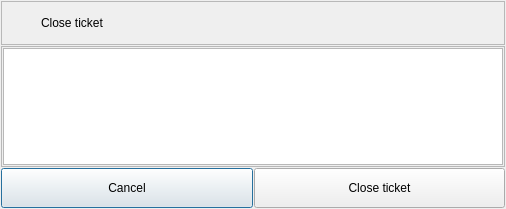
<?xml version="1.0" encoding="UTF-8"?>
<ui version="4.0">
 <class>Dialog</class>
 <widget class="QDialog" name="Dialog">
  <property name="geometry">
   <rect>
    <x>0</x>
    <y>0</y>
    <width>506</width>
    <height>209</height>
   </rect>
  </property>
  <property name="windowTitle">
   <string>Dialog</string>
  </property>
  <layout class="QVBoxLayout" name="verticalLayout">
   <property name="spacing">
    <number>1</number>
   </property>
   <property name="leftMargin">
    <number>1</number>
   </property>
   <property name="topMargin">
    <number>1</number>
   </property>
   <property name="rightMargin">
    <number>1</number>
   </property>
   <property name="bottomMargin">
    <number>1</number>
   </property>
   <item>
    <widget class="QFrame" name="frame_2">
     <property name="frameShape">
      <enum>QFrame::StyledPanel</enum>
     </property>
     <property name="frameShadow">
      <enum>QFrame::Raised</enum>
     </property>
     <layout class="QHBoxLayout" name="horizontalLayout_2">
      <item>
       <widget class="QLabel" name="ticket_icon_label">
        <property name="minimumSize">
         <size>
          <width>24</width>
          <height>24</height>
         </size>
        </property>
        <property name="maximumSize">
         <size>
          <width>24</width>
          <height>24</height>
         </size>
        </property>
        <property name="text">
         <string/>
        </property>
       </widget>
      </item>
      <item>
       <widget class="QLabel" name="label">
        <property name="text">
         <string>Close ticket</string>
        </property>
       </widget>
      </item>
     </layout>
    </widget>
   </item>
   <item>
    <widget class="QFrame" name="frame">
     <property name="sizePolicy">
      <sizepolicy hsizetype="Preferred" vsizetype="Expanding">
       <horstretch>0</horstretch>
       <verstretch>0</verstretch>
      </sizepolicy>
     </property>
     <property name="frameShape">
      <enum>QFrame::StyledPanel</enum>
     </property>
     <property name="frameShadow">
      <enum>QFrame::Raised</enum>
     </property>
     <layout class="QVBoxLayout" name="verticalLayout_2">
      <property name="spacing">
       <number>5</number>
      </property>
      <property name="leftMargin">
       <number>1</number>
      </property>
      <property name="topMargin">
       <number>1</number>
      </property>
      <property name="rightMargin">
       <number>1</number>
      </property>
      <property name="bottomMargin">
       <number>1</number>
      </property>
      <item>
       <widget class="QPlainTextEdit" name="close_ticket_plainTextEdit"/>
      </item>
     </layout>
    </widget>
   </item>
   <item>
    <layout class="QHBoxLayout" name="horizontalLayout">
     <property name="spacing">
      <number>1</number>
     </property>
     <item>
      <widget class="QPushButton" name="close_ticket_widget_cancel_pushButton">
       <property name="minimumSize">
        <size>
         <width>0</width>
         <height>40</height>
        </size>
       </property>
       <property name="text">
        <string>Cancel</string>
       </property>
      </widget>
     </item>
     <item>
      <widget class="QPushButton" name="close_ticket_widget_close_pushButton">
       <property name="minimumSize">
        <size>
         <width>0</width>
         <height>40</height>
        </size>
       </property>
       <property name="text">
        <string>Close ticket</string>
       </property>
      </widget>
     </item>
    </layout>
   </item>
  </layout>
 </widget>
 <resources/>
 <connections/>
</ui>
